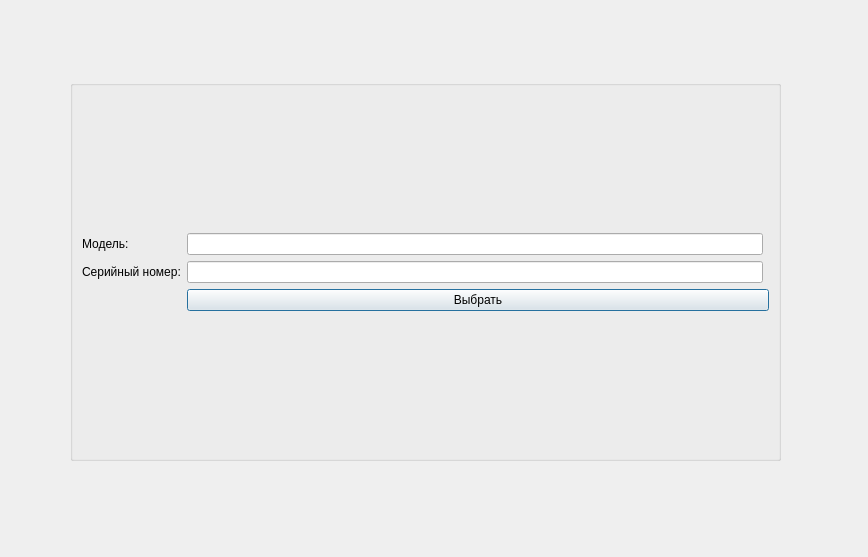
<?xml version="1.0" encoding="UTF-8"?>
<ui version="4.0">
 <class>Dialog</class>
 <widget class="QDialog" name="Dialog">
  <property name="geometry">
   <rect>
    <x>0</x>
    <y>0</y>
    <width>868</width>
    <height>557</height>
   </rect>
  </property>
  <property name="windowTitle">
   <string>Dialog</string>
  </property>
  <widget class="QGroupBox" name="groupBox">
   <property name="geometry">
    <rect>
     <x>70</x>
     <y>80</y>
     <width>711</width>
     <height>381</height>
    </rect>
   </property>
   <property name="title">
    <string/>
   </property>
   <layout class="QGridLayout" name="gridLayout_2">
    <item row="0" column="0">
     <layout class="QGridLayout" name="gridLayout">
      <item row="0" column="0">
       <widget class="QLabel" name="label_2">
        <property name="text">
         <string>Модель:</string>
        </property>
       </widget>
      </item>
      <item row="1" column="0">
       <widget class="QLabel" name="label">
        <property name="text">
         <string>Серийный номер:</string>
        </property>
       </widget>
      </item>
      <item row="1" column="1">
       <widget class="QLineEdit" name="leSerialNum"/>
      </item>
      <item row="2" column="1" colspan="2">
       <widget class="QPushButton" name="ButtonEnter">
        <property name="text">
         <string>Выбрать</string>
        </property>
       </widget>
      </item>
      <item row="0" column="1">
       <widget class="QLineEdit" name="BoxModel"/>
      </item>
     </layout>
    </item>
   </layout>
  </widget>
 </widget>
 <resources/>
 <connections/>
</ui>
